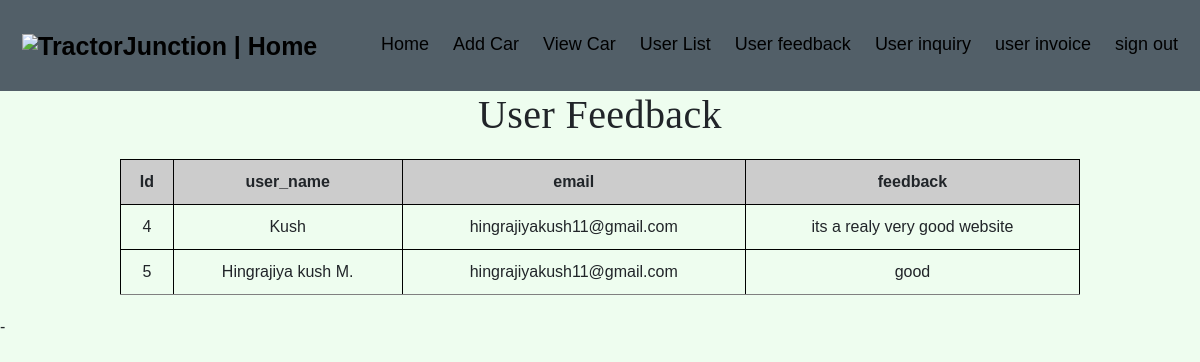
/userfeedback.php, run on the app's committed database.
### tables this page shows
CREATE TABLE `feedback` (
  `id` int(11) NOT NULL,
  `user_name` varchar(50) NOT NULL,
  `email` text NOT NULL,
  `feedback` text NOT NULL
);

### userfeedback.php (the view, shortened to what this page needs)
<?php
    include "conf.php";
?>
<?php include "adminheader.php";?>
<!DOCTYPE html>
<html lang="en">
<head>
</head>
<body bgcolor="#EEFDEF">
<?php
$sql = "SELECT * FROM `feedback` ";
$res = mysqli_query($conn,$sql);
?>
<h1 align="center">User Feedback</h1>
<table border="1px" align="center" >
        <thead>
            <tr>
                <th>Id</th>
                <th>user_name</th>
                <th>email</th>
                <th>feedback</th>
            </tr>
        </thead>
        <tbody>
            <?php
                if (mysqli_num_rows($res) > 0) {
                    while($row = mysqli_fetch_array($res))
                    {
            ?>
                <tr>
                    <td><?php echo $row['id']; ?></td>
                    <td><?php echo $row['user_name']; ?></td>
                    <td><?php echo $row['email']; ?></td>
                    <td><?php echo $row['feedback']; ?></td>
                <tr>
            <?php
                    }
                }
            ?>
        </tbody>
    </table>
</body>
</html>-

### main.min2977.css (style rules this page uses)
html[lang="en"] body h1, html[lang="en"] body h2, html[lang="en"] body h3, html[lang="en"] body h4, html[lang="en"] body h5, html[lang="en"] body h6 { font-family: "tj-bold"; }
h1, h2, h3, h4, h5, h6 { margin-top: 0; letter-spacing: 0.4px; }

### adminheader.php (style rules this page uses)
* { box-sizing: border-box; }
body { margin: 0; font-family: Arial, Helvetica, sans-serif; }

### userfeedback.php (style rules this page uses)
body { background-color: #EEFDEF; }
table { width: 80%; margin: 20px auto; border-collapse: collapse; text-align: center; }
th, td { border: 1px solid #000; padding: 10px; }
th { background-color: #ccc; }
tr:nth-child(even) { background-color: #f2f2f2; }

### data on the page
feedback: id "4", user_name "Kush", email "hingrajiyakush11@gmail.com", feedback "its a realy very good website"
feedback: id "5", user_name "Hingrajiya kush M.", email "hingrajiyakush11@gmail.com", feedback "good"
